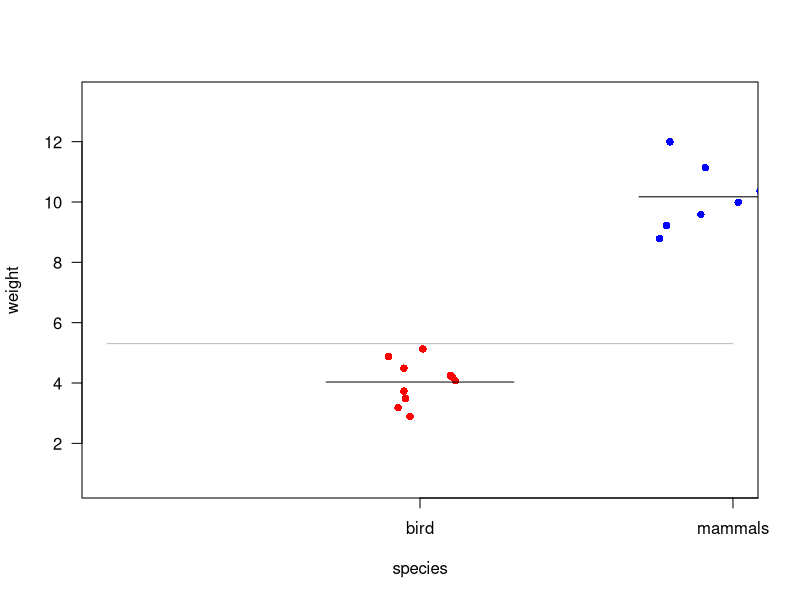
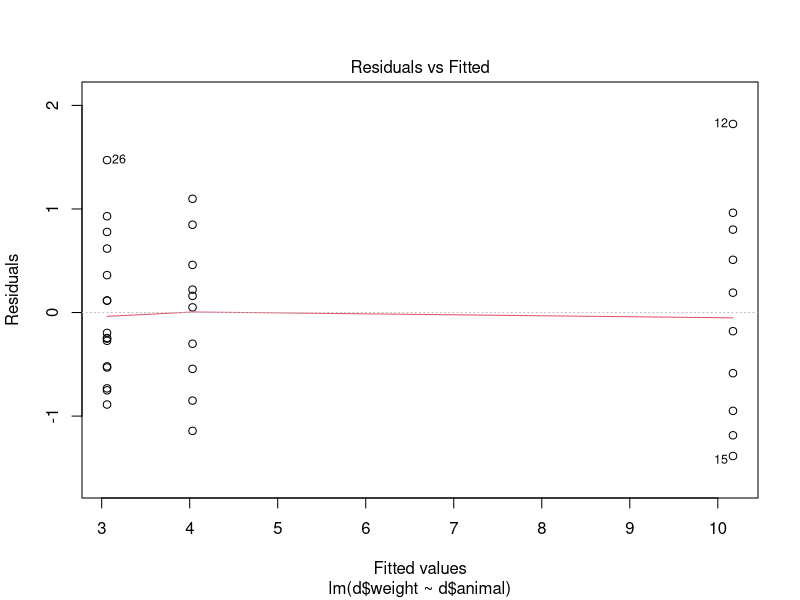
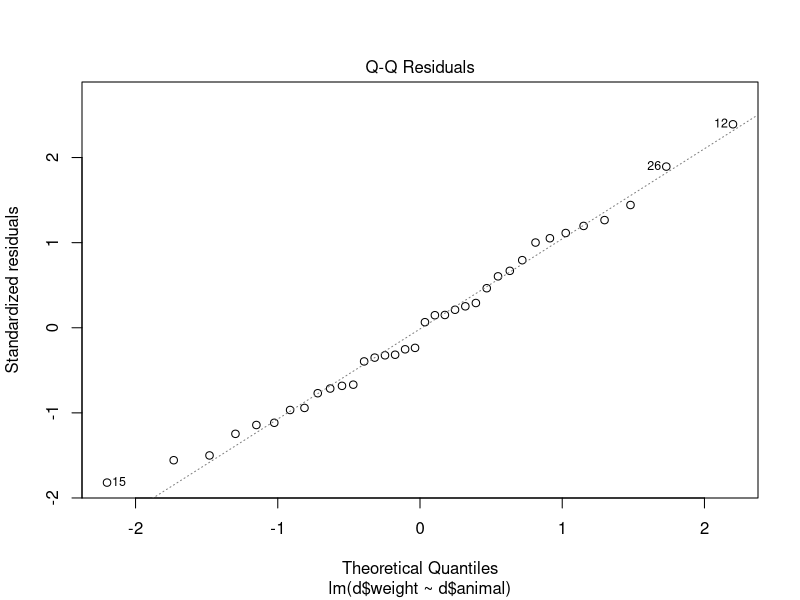
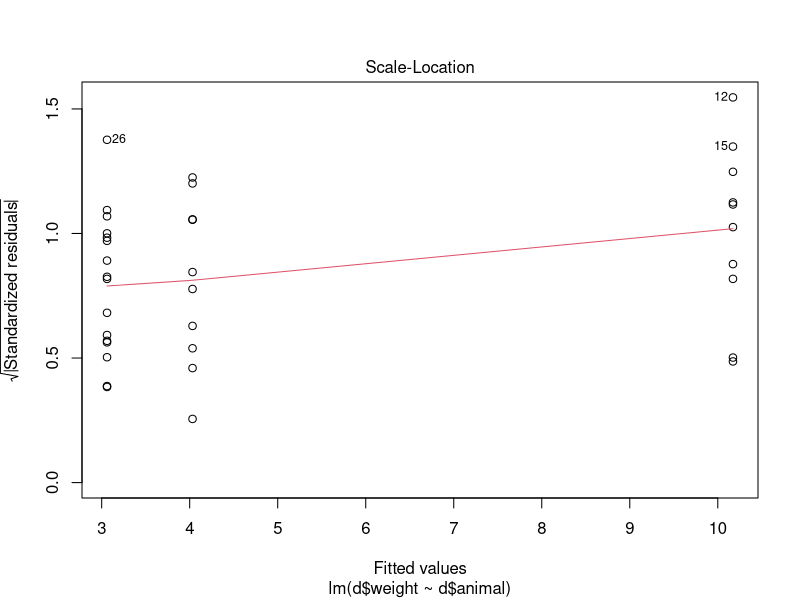
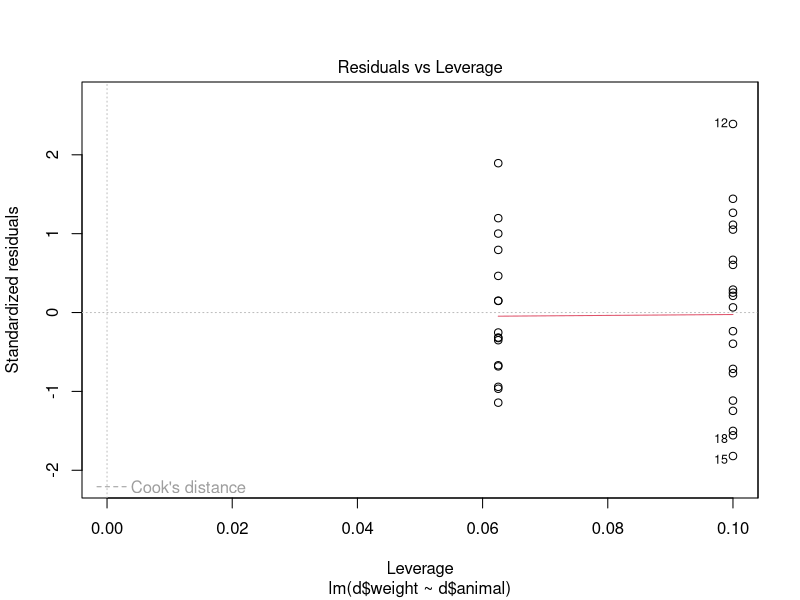
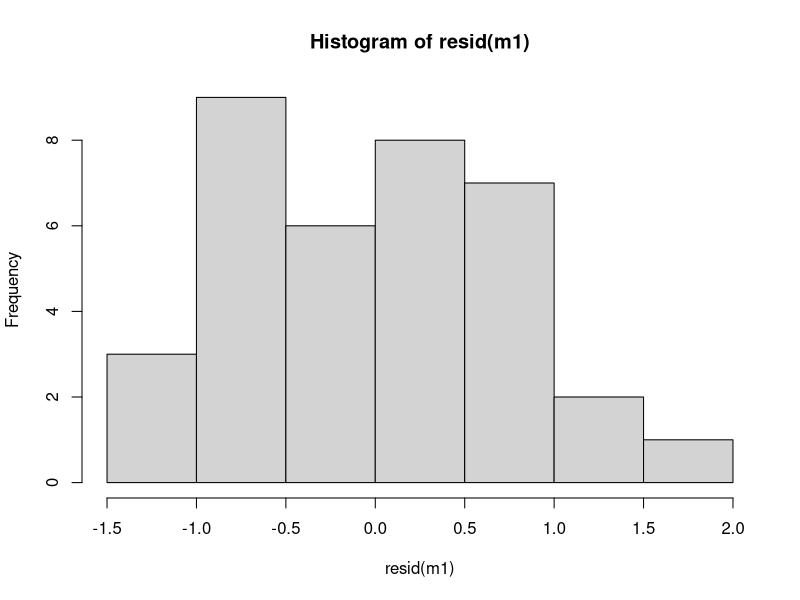

Source code (R) for these figures, in order: (Note: this script raises an error after producing the figures.)
#
#
#
# understanding model uitput
#
#


#
# ANOVA
#

# make a data set and test the anova
weight.t <- c(4, 10, 3)
sd.t <- c(1,1, 1)
n.t <- c(10, 10, 16)
names.t <- c("bird", "mammals", "fish")
animal.t <- rep( names.t, n.t)

# make data sets
data.t <- c( rnorm( n.t[1], weight.t[1], sd.t[1]), rnorm(n.t[2], weight.t[2], sd.t[2]), rnorm(n.t[3], weight.t[3], sd.t[3]) )
d <- as.data.frame(cbind(animal.t, data.t), stringsAsFactors = FALSE)
str(d)
colnames(d) <- c("animal", "weight")
d$weight <- as.numeric(d$weight)

ylim.extra <- 0.15 * diff(range(d$weight))
ylim.1 <- c(min(d$weight) - ylim.extra, max(d$weight) + ylim.extra) 
xlim.1 <- c(0, length(names) + 1)
jitter.1 <- 8
pch.1 <- 16
col.1 <- c("red", "blue", "black")

plot(NA, ylim = ylim.1, xlim = xlim.1, xaxt = 'n ', las = 1, ylab = "weight", xlab = "species")
axis(1, c(1,2,3), names.t)
for(i in 1:length(names.t)){
  points(jitter( rep(i, length(d$weight[d$animal == names.t[i]])) , jitter.1), d$weight[d$animal == names.t[i]], pch = pch.1, col = col.1[i])
  lines( c(i - 0.3, i + 0.3), rep( mean(d$weight[d$animal == names.t[i]]), 2))
}

# add horizontal lines for grand mean
lines(xlim.1, rep(mean(d$weight),2), ltw = 3, col = "grey")

par(mfrow=c(1,1))

# --- get ---
# get the means
mean.animals <- tapply(d$weight, list(d$animal), mean)

d$animal <-factor(d$animal)
m1 <- lm(d$weight ~ d$animal)
plot(m1)
hist(resid(m1))

summary(m1)

#  coefficents
# Coefficients:
#                 Estimate Std. Error t value Pr(>|t|)    
# (Intercept)       4.0015     0.3501  11.429 7.51e-12 ***
# d$animalfish     -0.6327     0.4952  -1.278    0.212    
# d$animalmammals   6.1598     0.4952  12.440 1.08e-12 ***

levels.d <- levels(d$animal)

# (Intercept) first group vs 0
bird <- d$weight[d$animal == levels.d[1]]
t.test(bird)

# d$animalfish
# one sample t test of difference vs 0?
t.test( d$weight[d$animal == levels.d[2]] - mean(bird))
mean(d$weight[d$animal == levels.d[2]] - mean(bird))
# t = -1.8271, df = 9, p-value = 0.101

# or two sample t-test?
t.test(d$weight[d$animal != "mammals"] ~ d$animal[d$animal != "mammals"])
#t = 1.2722, df = 17.983, p-value = 0.2195
# looks like two sample t test

# check for level 1 to 3
t.test(d$weight[d$animal != "fish"] ~ d$animal[d$animal != "fish"])
# t = -12.373, df = 17.986, p-value = 3.109e-10

# --------- dummy variables
model.matrix(m1)


# ---------- means model
m1.means <- lm(d$weight ~ d$animal - 1)
model.matrix(m1.means)
summary(m1.means)

# Coefficients:
#                 Estimate Std. Error t value Pr(>|t|)    
# d$animalbird      4.0015     0.3501  11.429 7.51e-12 ***
# d$animalfish      3.3688     0.3501   9.622 3.23e-10 ***
# d$animalmammals  10.1614     0.3501  29.022  < 2e-16 ***

# series of on sample t tests?
t.test(d$weight[d$animal == "bird"])
# t = 11.21, df = 9, p-value = 1.372e-06
t.test(d$weight[d$animal == "fish"])
# t = 9.7282, df = 9, p-value = 4.498e-06
t.test(d$weight[d$animal == "mammals"])
# t = 29.282, df = 9, p-value = 3.083e-10

# indeed what it does. Differences 

# Add a second explanatory var
d$sex <- rep( c("male", "female"), sum(n.t) / 2)

m2 <- lm(d$weight ~ d$animal + d$sex )
summary(m2)

m2.1 <- lm(d$weight ~  d$sex + d$animal)
summary(m2.1)

m2.2 <- lm(d$weight ~  d$sex )
summary(m2.2)
anova(m2.1, m2.2)
# significantly reduces model fit, should not exclude term animal

m2.3 <- lm(d$weight ~ d$animal)
summary(m2.3)
anova(m2.1, m2.3)
# not significantly affects model fit, exclude the term sex

# type III through car package 
Anova(m2.3, type = 3)


# AIC model reduction
AIC(m2.1)
AIC(m2.3)
# smaller is better
library(MASS)
stepAIC(m2.1)
H# helps you do the model reduction

# =============================
# regression analysis
# =============================

r <- read.csv("data.regression.csv", stringsAsFactors = FALSE)
str(r)
plot(r$age, r$hormone, pch = 16, col = "red" )

# simplest model, only fit an intercept.
mr1.0 <- lm(r$hormone ~ 1)
abline(mr1.0, col = "grey", lty = "dashed", ltw = 2)
summary(mr1.0)
# intercept should be the mean
mean(r$hormone)
# how much variance is there?
sum(mr1.0$residuals^2)


# how much better does fitting the slope help explain variance?
mr1.2 <- lm(r$hormone ~ r$age)
abline(mr1.2, col = "grey")
summary(mr1.2)
sum(mr1.2$residuals^2)  # much better!

# official test through anova
anova(mr1.0, mr1.2)





